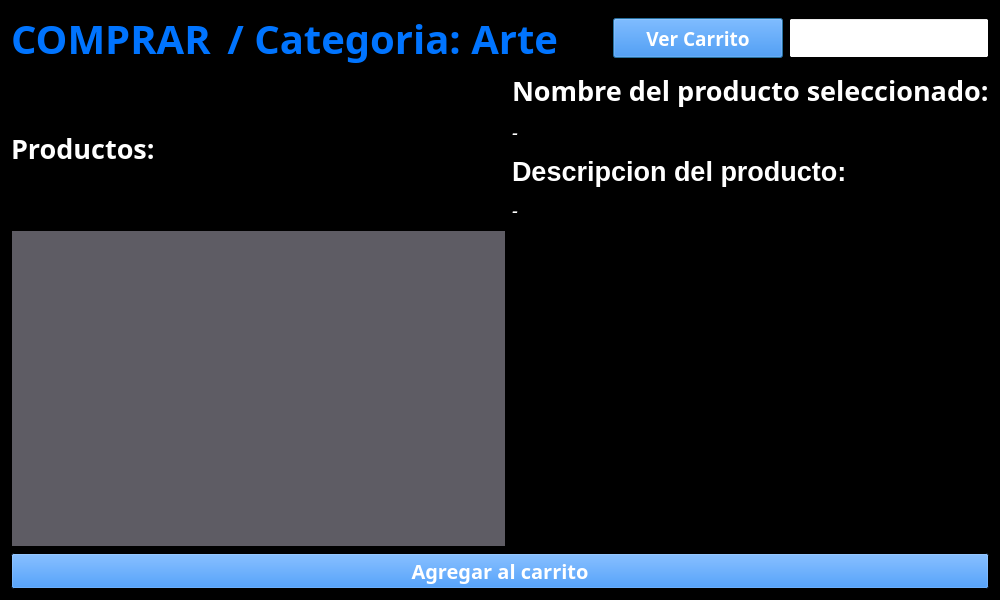
<?xml version="1.0" encoding="UTF-8"?>
<ui version="4.0">
 <class>VentanaCuartaria</class>
 <widget class="QDialog" name="VentanaCuartaria">
  <property name="geometry">
   <rect>
    <x>0</x>
    <y>0</y>
    <width>1000</width>
    <height>600</height>
   </rect>
  </property>
  <property name="minimumSize">
   <size>
    <width>1000</width>
    <height>600</height>
   </size>
  </property>
  <property name="maximumSize">
   <size>
    <width>1000</width>
    <height>600</height>
   </size>
  </property>
  <property name="palette">
   <palette>
    <active>
     <colorrole role="Base">
      <brush brushstyle="SolidPattern">
       <color alpha="255">
        <red>255</red>
        <green>255</green>
        <blue>255</blue>
       </color>
      </brush>
     </colorrole>
     <colorrole role="Window">
      <brush brushstyle="SolidPattern">
       <color alpha="255">
        <red>0</red>
        <green>0</green>
        <blue>0</blue>
       </color>
      </brush>
     </colorrole>
    </active>
    <inactive>
     <colorrole role="Base">
      <brush brushstyle="SolidPattern">
       <color alpha="255">
        <red>255</red>
        <green>255</green>
        <blue>255</blue>
       </color>
      </brush>
     </colorrole>
     <colorrole role="Window">
      <brush brushstyle="SolidPattern">
       <color alpha="255">
        <red>0</red>
        <green>0</green>
        <blue>0</blue>
       </color>
      </brush>
     </colorrole>
    </inactive>
    <disabled>
     <colorrole role="Base">
      <brush brushstyle="SolidPattern">
       <color alpha="255">
        <red>0</red>
        <green>0</green>
        <blue>0</blue>
       </color>
      </brush>
     </colorrole>
     <colorrole role="Window">
      <brush brushstyle="SolidPattern">
       <color alpha="255">
        <red>0</red>
        <green>0</green>
        <blue>0</blue>
       </color>
      </brush>
     </colorrole>
    </disabled>
   </palette>
  </property>
  <property name="windowTitle">
   <string>Ventana Terciaria</string>
  </property>
  <layout class="QVBoxLayout" name="verticalLayout">
   <item>
    <layout class="QVBoxLayout" name="verticalLayout_4">
     <item>
      <layout class="QHBoxLayout" name="horizontalLayout">
       <item>
        <widget class="QLabel" name="lVENDER">
         <property name="maximumSize">
          <size>
           <width>200</width>
           <height>16777215</height>
          </size>
         </property>
         <property name="palette">
          <palette>
           <active>
            <colorrole role="WindowText">
             <brush brushstyle="SolidPattern">
              <color alpha="255">
               <red>0</red>
               <green>116</green>
               <blue>255</blue>
              </color>
             </brush>
            </colorrole>
           </active>
           <inactive>
            <colorrole role="WindowText">
             <brush brushstyle="SolidPattern">
              <color alpha="255">
               <red>0</red>
               <green>116</green>
               <blue>255</blue>
              </color>
             </brush>
            </colorrole>
           </inactive>
           <disabled>
            <colorrole role="WindowText">
             <brush brushstyle="SolidPattern">
              <color alpha="255">
               <red>190</red>
               <green>190</green>
               <blue>190</blue>
              </color>
             </brush>
            </colorrole>
           </disabled>
          </palette>
         </property>
         <property name="font">
          <font>
           <family>San Francisco Display</family>
           <pointsize>30</pointsize>
           <weight>75</weight>
           <bold>true</bold>
          </font>
         </property>
         <property name="text">
          <string>COMPRAR</string>
         </property>
        </widget>
       </item>
       <item>
        <widget class="QLabel" name="label_2">
         <property name="palette">
          <palette>
           <active>
            <colorrole role="WindowText">
             <brush brushstyle="SolidPattern">
              <color alpha="255">
               <red>0</red>
               <green>116</green>
               <blue>255</blue>
              </color>
             </brush>
            </colorrole>
           </active>
           <inactive>
            <colorrole role="WindowText">
             <brush brushstyle="SolidPattern">
              <color alpha="255">
               <red>0</red>
               <green>116</green>
               <blue>255</blue>
              </color>
             </brush>
            </colorrole>
           </inactive>
           <disabled>
            <colorrole role="WindowText">
             <brush brushstyle="SolidPattern">
              <color alpha="255">
               <red>190</red>
               <green>190</green>
               <blue>190</blue>
              </color>
             </brush>
            </colorrole>
           </disabled>
          </palette>
         </property>
         <property name="font">
          <font>
           <family>San Francisco Display</family>
           <pointsize>30</pointsize>
           <weight>75</weight>
           <bold>true</bold>
          </font>
         </property>
         <property name="text">
          <string> / Categoria: Arte</string>
         </property>
        </widget>
       </item>
       <item>
        <widget class="QPushButton" name="pVerCarrito">
         <property name="maximumSize">
          <size>
           <width>170</width>
           <height>40</height>
          </size>
         </property>
         <property name="palette">
          <palette>
           <active>
            <colorrole role="Button">
             <brush brushstyle="SolidPattern">
              <color alpha="255">
               <red>0</red>
               <green>116</green>
               <blue>255</blue>
              </color>
             </brush>
            </colorrole>
            <colorrole role="ButtonText">
             <brush brushstyle="SolidPattern">
              <color alpha="255">
               <red>255</red>
               <green>255</green>
               <blue>255</blue>
              </color>
             </brush>
            </colorrole>
           </active>
           <inactive>
            <colorrole role="Button">
             <brush brushstyle="SolidPattern">
              <color alpha="255">
               <red>0</red>
               <green>116</green>
               <blue>255</blue>
              </color>
             </brush>
            </colorrole>
            <colorrole role="ButtonText">
             <brush brushstyle="SolidPattern">
              <color alpha="255">
               <red>255</red>
               <green>255</green>
               <blue>255</blue>
              </color>
             </brush>
            </colorrole>
           </inactive>
           <disabled>
            <colorrole role="Button">
             <brush brushstyle="SolidPattern">
              <color alpha="255">
               <red>0</red>
               <green>116</green>
               <blue>255</blue>
              </color>
             </brush>
            </colorrole>
            <colorrole role="ButtonText">
             <brush brushstyle="SolidPattern">
              <color alpha="255">
               <red>190</red>
               <green>190</green>
               <blue>190</blue>
              </color>
             </brush>
            </colorrole>
           </disabled>
          </palette>
         </property>
         <property name="font">
          <font>
           <family>San Francisco Display</family>
           <pointsize>14</pointsize>
           <weight>75</weight>
           <bold>true</bold>
          </font>
         </property>
         <property name="text">
          <string>Ver Carrito</string>
         </property>
        </widget>
       </item>
       <item>
        <widget class="QLineEdit" name="lBuscar">
         <property name="minimumSize">
          <size>
           <width>100</width>
           <height>0</height>
          </size>
         </property>
         <property name="maximumSize">
          <size>
           <width>200</width>
           <height>40</height>
          </size>
         </property>
        </widget>
       </item>
      </layout>
     </item>
    </layout>
   </item>
   <item>
    <layout class="QGridLayout" name="gridLayout">
     <item row="1" column="0">
      <widget class="QListView" name="listView">
       <property name="palette">
        <palette>
         <active>
          <colorrole role="WindowText">
           <brush brushstyle="SolidPattern">
            <color alpha="255">
             <red>255</red>
             <green>255</green>
             <blue>255</blue>
            </color>
           </brush>
          </colorrole>
          <colorrole role="Button">
           <brush brushstyle="SolidPattern">
            <color alpha="255">
             <red>154</red>
             <green>153</green>
             <blue>150</blue>
            </color>
           </brush>
          </colorrole>
          <colorrole role="Light">
           <brush brushstyle="SolidPattern">
            <color alpha="255">
             <red>154</red>
             <green>153</green>
             <blue>150</blue>
            </color>
           </brush>
          </colorrole>
          <colorrole role="Text">
           <brush brushstyle="SolidPattern">
            <color alpha="255">
             <red>255</red>
             <green>255</green>
             <blue>255</blue>
            </color>
           </brush>
          </colorrole>
          <colorrole role="BrightText">
           <brush brushstyle="SolidPattern">
            <color alpha="255">
             <red>255</red>
             <green>255</green>
             <blue>255</blue>
            </color>
           </brush>
          </colorrole>
          <colorrole role="ButtonText">
           <brush brushstyle="SolidPattern">
            <color alpha="255">
             <red>255</red>
             <green>255</green>
             <blue>255</blue>
            </color>
           </brush>
          </colorrole>
          <colorrole role="Base">
           <brush brushstyle="SolidPattern">
            <color alpha="255">
             <red>94</red>
             <green>92</green>
             <blue>100</blue>
            </color>
           </brush>
          </colorrole>
          <colorrole role="Highlight">
           <brush brushstyle="SolidPattern">
            <color alpha="255">
             <red>0</red>
             <green>116</green>
             <blue>255</blue>
            </color>
           </brush>
          </colorrole>
          <colorrole role="ToolTipText">
           <brush brushstyle="SolidPattern">
            <color alpha="255">
             <red>255</red>
             <green>255</green>
             <blue>255</blue>
            </color>
           </brush>
          </colorrole>
          <colorrole role="PlaceholderText">
           <brush brushstyle="SolidPattern">
            <color alpha="128">
             <red>255</red>
             <green>255</green>
             <blue>255</blue>
            </color>
           </brush>
          </colorrole>
         </active>
         <inactive>
          <colorrole role="WindowText">
           <brush brushstyle="SolidPattern">
            <color alpha="255">
             <red>255</red>
             <green>255</green>
             <blue>255</blue>
            </color>
           </brush>
          </colorrole>
          <colorrole role="Button">
           <brush brushstyle="SolidPattern">
            <color alpha="255">
             <red>154</red>
             <green>153</green>
             <blue>150</blue>
            </color>
           </brush>
          </colorrole>
          <colorrole role="Light">
           <brush brushstyle="SolidPattern">
            <color alpha="255">
             <red>154</red>
             <green>153</green>
             <blue>150</blue>
            </color>
           </brush>
          </colorrole>
          <colorrole role="Text">
           <brush brushstyle="SolidPattern">
            <color alpha="255">
             <red>255</red>
             <green>255</green>
             <blue>255</blue>
            </color>
           </brush>
          </colorrole>
          <colorrole role="BrightText">
           <brush brushstyle="SolidPattern">
            <color alpha="255">
             <red>255</red>
             <green>255</green>
             <blue>255</blue>
            </color>
           </brush>
          </colorrole>
          <colorrole role="ButtonText">
           <brush brushstyle="SolidPattern">
            <color alpha="255">
             <red>255</red>
             <green>255</green>
             <blue>255</blue>
            </color>
           </brush>
          </colorrole>
          <colorrole role="Base">
           <brush brushstyle="SolidPattern">
            <color alpha="255">
             <red>94</red>
             <green>92</green>
             <blue>100</blue>
            </color>
           </brush>
          </colorrole>
          <colorrole role="Highlight">
           <brush brushstyle="SolidPattern">
            <color alpha="255">
             <red>0</red>
             <green>116</green>
             <blue>255</blue>
            </color>
           </brush>
          </colorrole>
          <colorrole role="ToolTipText">
           <brush brushstyle="SolidPattern">
            <color alpha="255">
             <red>255</red>
             <green>255</green>
             <blue>255</blue>
            </color>
           </brush>
          </colorrole>
          <colorrole role="PlaceholderText">
           <brush brushstyle="SolidPattern">
            <color alpha="128">
             <red>255</red>
             <green>255</green>
             <blue>255</blue>
            </color>
           </brush>
          </colorrole>
         </inactive>
         <disabled>
          <colorrole role="WindowText">
           <brush brushstyle="SolidPattern">
            <color alpha="255">
             <red>190</red>
             <green>190</green>
             <blue>190</blue>
            </color>
           </brush>
          </colorrole>
          <colorrole role="Button">
           <brush brushstyle="SolidPattern">
            <color alpha="255">
             <red>154</red>
             <green>153</green>
             <blue>150</blue>
            </color>
           </brush>
          </colorrole>
          <colorrole role="Light">
           <brush brushstyle="SolidPattern">
            <color alpha="255">
             <red>154</red>
             <green>153</green>
             <blue>150</blue>
            </color>
           </brush>
          </colorrole>
          <colorrole role="Text">
           <brush brushstyle="SolidPattern">
            <color alpha="255">
             <red>190</red>
             <green>190</green>
             <blue>190</blue>
            </color>
           </brush>
          </colorrole>
          <colorrole role="BrightText">
           <brush brushstyle="SolidPattern">
            <color alpha="255">
             <red>255</red>
             <green>255</green>
             <blue>255</blue>
            </color>
           </brush>
          </colorrole>
          <colorrole role="ButtonText">
           <brush brushstyle="SolidPattern">
            <color alpha="255">
             <red>190</red>
             <green>190</green>
             <blue>190</blue>
            </color>
           </brush>
          </colorrole>
          <colorrole role="Base">
           <brush brushstyle="SolidPattern">
            <color alpha="255">
             <red>0</red>
             <green>0</green>
             <blue>0</blue>
            </color>
           </brush>
          </colorrole>
          <colorrole role="Highlight">
           <brush brushstyle="SolidPattern">
            <color alpha="255">
             <red>145</red>
             <green>145</green>
             <blue>145</blue>
            </color>
           </brush>
          </colorrole>
          <colorrole role="ToolTipText">
           <brush brushstyle="SolidPattern">
            <color alpha="255">
             <red>255</red>
             <green>255</green>
             <blue>255</blue>
            </color>
           </brush>
          </colorrole>
          <colorrole role="PlaceholderText">
           <brush brushstyle="SolidPattern">
            <color alpha="128">
             <red>0</red>
             <green>0</green>
             <blue>0</blue>
            </color>
           </brush>
          </colorrole>
         </disabled>
        </palette>
       </property>
       <property name="font">
        <font>
         <pointsize>17</pointsize>
        </font>
       </property>
      </widget>
     </item>
     <item row="0" column="0">
      <widget class="QLabel" name="label">
       <property name="palette">
        <palette>
         <active>
          <colorrole role="WindowText">
           <brush brushstyle="SolidPattern">
            <color alpha="255">
             <red>255</red>
             <green>255</green>
             <blue>255</blue>
            </color>
           </brush>
          </colorrole>
         </active>
         <inactive>
          <colorrole role="WindowText">
           <brush brushstyle="SolidPattern">
            <color alpha="255">
             <red>255</red>
             <green>255</green>
             <blue>255</blue>
            </color>
           </brush>
          </colorrole>
         </inactive>
         <disabled>
          <colorrole role="WindowText">
           <brush brushstyle="SolidPattern">
            <color alpha="255">
             <red>190</red>
             <green>190</green>
             <blue>190</blue>
            </color>
           </brush>
          </colorrole>
         </disabled>
        </palette>
       </property>
       <property name="font">
        <font>
         <family>San Francisco Display</family>
         <pointsize>20</pointsize>
         <weight>75</weight>
         <bold>true</bold>
        </font>
       </property>
       <property name="text">
        <string>Productos:</string>
       </property>
      </widget>
     </item>
     <item row="0" column="1">
      <layout class="QVBoxLayout" name="verticalLayout_2" stretch="0,0,0,0">
       <property name="spacing">
        <number>10</number>
       </property>
       <property name="sizeConstraint">
        <enum>QLayout::SetDefaultConstraint</enum>
       </property>
       <item>
        <widget class="QLabel" name="NombreLabel">
         <property name="maximumSize">
          <size>
           <width>500</width>
           <height>16777215</height>
          </size>
         </property>
         <property name="baseSize">
          <size>
           <width>500</width>
           <height>0</height>
          </size>
         </property>
         <property name="palette">
          <palette>
           <active>
            <colorrole role="WindowText">
             <brush brushstyle="SolidPattern">
              <color alpha="255">
               <red>255</red>
               <green>255</green>
               <blue>255</blue>
              </color>
             </brush>
            </colorrole>
           </active>
           <inactive>
            <colorrole role="WindowText">
             <brush brushstyle="SolidPattern">
              <color alpha="255">
               <red>255</red>
               <green>255</green>
               <blue>255</blue>
              </color>
             </brush>
            </colorrole>
           </inactive>
           <disabled>
            <colorrole role="WindowText">
             <brush brushstyle="SolidPattern">
              <color alpha="255">
               <red>190</red>
               <green>190</green>
               <blue>190</blue>
              </color>
             </brush>
            </colorrole>
           </disabled>
          </palette>
         </property>
         <property name="font">
          <font>
           <family>San Francisco Display</family>
           <pointsize>20</pointsize>
           <weight>75</weight>
           <bold>true</bold>
          </font>
         </property>
         <property name="text">
          <string>Nombre del producto seleccionado:</string>
         </property>
        </widget>
       </item>
       <item>
        <widget class="QLabel" name="TextLabel1">
         <property name="maximumSize">
          <size>
           <width>500</width>
           <height>16777215</height>
          </size>
         </property>
         <property name="baseSize">
          <size>
           <width>500</width>
           <height>0</height>
          </size>
         </property>
         <property name="palette">
          <palette>
           <active>
            <colorrole role="WindowText">
             <brush brushstyle="SolidPattern">
              <color alpha="255">
               <red>255</red>
               <green>255</green>
               <blue>255</blue>
              </color>
             </brush>
            </colorrole>
           </active>
           <inactive>
            <colorrole role="WindowText">
             <brush brushstyle="SolidPattern">
              <color alpha="255">
               <red>255</red>
               <green>255</green>
               <blue>255</blue>
              </color>
             </brush>
            </colorrole>
           </inactive>
           <disabled>
            <colorrole role="WindowText">
             <brush brushstyle="SolidPattern">
              <color alpha="255">
               <red>190</red>
               <green>190</green>
               <blue>190</blue>
              </color>
             </brush>
            </colorrole>
           </disabled>
          </palette>
         </property>
         <property name="font">
          <font>
           <family>San Francisco Display</family>
           <pointsize>14</pointsize>
           <weight>50</weight>
           <italic>true</italic>
           <bold>false</bold>
          </font>
         </property>
         <property name="text">
          <string>-</string>
         </property>
        </widget>
       </item>
       <item>
        <widget class="QLabel" name="DescripcionLabel">
         <property name="maximumSize">
          <size>
           <width>500</width>
           <height>16777215</height>
          </size>
         </property>
         <property name="baseSize">
          <size>
           <width>500</width>
           <height>0</height>
          </size>
         </property>
         <property name="palette">
          <palette>
           <active>
            <colorrole role="WindowText">
             <brush brushstyle="SolidPattern">
              <color alpha="255">
               <red>255</red>
               <green>255</green>
               <blue>255</blue>
              </color>
             </brush>
            </colorrole>
           </active>
           <inactive>
            <colorrole role="WindowText">
             <brush brushstyle="SolidPattern">
              <color alpha="255">
               <red>255</red>
               <green>255</green>
               <blue>255</blue>
              </color>
             </brush>
            </colorrole>
           </inactive>
           <disabled>
            <colorrole role="WindowText">
             <brush brushstyle="SolidPattern">
              <color alpha="255">
               <red>190</red>
               <green>190</green>
               <blue>190</blue>
              </color>
             </brush>
            </colorrole>
           </disabled>
          </palette>
         </property>
         <property name="font">
          <font>
           <pointsize>20</pointsize>
           <weight>75</weight>
           <bold>true</bold>
          </font>
         </property>
         <property name="text">
          <string>Descripcion del producto:</string>
         </property>
        </widget>
       </item>
       <item>
        <widget class="QLabel" name="TextLabel2">
         <property name="maximumSize">
          <size>
           <width>500</width>
           <height>16777215</height>
          </size>
         </property>
         <property name="baseSize">
          <size>
           <width>500</width>
           <height>0</height>
          </size>
         </property>
         <property name="palette">
          <palette>
           <active>
            <colorrole role="WindowText">
             <brush brushstyle="SolidPattern">
              <color alpha="255">
               <red>255</red>
               <green>255</green>
               <blue>255</blue>
              </color>
             </brush>
            </colorrole>
           </active>
           <inactive>
            <colorrole role="WindowText">
             <brush brushstyle="SolidPattern">
              <color alpha="255">
               <red>255</red>
               <green>255</green>
               <blue>255</blue>
              </color>
             </brush>
            </colorrole>
           </inactive>
           <disabled>
            <colorrole role="WindowText">
             <brush brushstyle="SolidPattern">
              <color alpha="255">
               <red>190</red>
               <green>190</green>
               <blue>190</blue>
              </color>
             </brush>
            </colorrole>
           </disabled>
          </palette>
         </property>
         <property name="font">
          <font>
           <family>San Francisco Display</family>
           <pointsize>14</pointsize>
           <weight>50</weight>
           <italic>true</italic>
           <bold>false</bold>
          </font>
         </property>
         <property name="text">
          <string>-</string>
         </property>
        </widget>
       </item>
      </layout>
     </item>
    </layout>
   </item>
   <item>
    <widget class="QPushButton" name="pCarrito">
     <property name="maximumSize">
      <size>
       <width>16777215</width>
       <height>40</height>
      </size>
     </property>
     <property name="palette">
      <palette>
       <active>
        <colorrole role="Button">
         <brush brushstyle="SolidPattern">
          <color alpha="255">
           <red>0</red>
           <green>116</green>
           <blue>255</blue>
          </color>
         </brush>
        </colorrole>
        <colorrole role="ButtonText">
         <brush brushstyle="SolidPattern">
          <color alpha="255">
           <red>255</red>
           <green>255</green>
           <blue>255</blue>
          </color>
         </brush>
        </colorrole>
       </active>
       <inactive>
        <colorrole role="Button">
         <brush brushstyle="SolidPattern">
          <color alpha="255">
           <red>0</red>
           <green>116</green>
           <blue>255</blue>
          </color>
         </brush>
        </colorrole>
        <colorrole role="ButtonText">
         <brush brushstyle="SolidPattern">
          <color alpha="255">
           <red>255</red>
           <green>255</green>
           <blue>255</blue>
          </color>
         </brush>
        </colorrole>
       </inactive>
       <disabled>
        <colorrole role="Button">
         <brush brushstyle="SolidPattern">
          <color alpha="255">
           <red>0</red>
           <green>116</green>
           <blue>255</blue>
          </color>
         </brush>
        </colorrole>
        <colorrole role="ButtonText">
         <brush brushstyle="SolidPattern">
          <color alpha="255">
           <red>190</red>
           <green>190</green>
           <blue>190</blue>
          </color>
         </brush>
        </colorrole>
       </disabled>
      </palette>
     </property>
     <property name="font">
      <font>
       <family>San Francisco Display</family>
       <pointsize>15</pointsize>
       <weight>75</weight>
       <bold>true</bold>
      </font>
     </property>
     <property name="text">
      <string>Agregar al carrito</string>
     </property>
    </widget>
   </item>
  </layout>
 </widget>
 <resources/>
 <connections/>
</ui>
